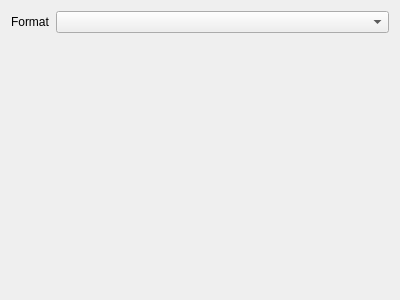
<?xml version="1.0" encoding="UTF-8"?>
<ui version="4.0">
 <class>RegisterView</class>
 <widget class="QWidget" name="RegisterView">
  <property name="geometry">
   <rect>
    <x>0</x>
    <y>0</y>
    <width>400</width>
    <height>300</height>
   </rect>
  </property>
  <property name="windowTitle">
   <string>Form</string>
  </property>
  <layout class="QVBoxLayout" name="verticalLayout">
   <item>
    <layout class="QHBoxLayout" name="horizontalLayout">
     <item>
      <widget class="QLabel" name="label">
       <property name="sizePolicy">
        <sizepolicy hsizetype="Fixed" vsizetype="Preferred">
         <horstretch>0</horstretch>
         <verstretch>0</verstretch>
        </sizepolicy>
       </property>
       <property name="text">
        <string>Format</string>
       </property>
      </widget>
     </item>
     <item>
      <widget class="QComboBox" name="m_dataFormat">
       <property name="sizePolicy">
        <sizepolicy hsizetype="Expanding" vsizetype="Fixed">
         <horstretch>0</horstretch>
         <verstretch>0</verstretch>
        </sizepolicy>
       </property>
      </widget>
     </item>
    </layout>
   </item>
   <item>
    <spacer name="verticalSpacer">
     <property name="orientation">
      <enum>Qt::Vertical</enum>
     </property>
     <property name="sizeHint" stdset="0">
      <size>
       <width>20</width>
       <height>40</height>
      </size>
     </property>
    </spacer>
   </item>
  </layout>
 </widget>
 <resources/>
 <connections/>
</ui>
